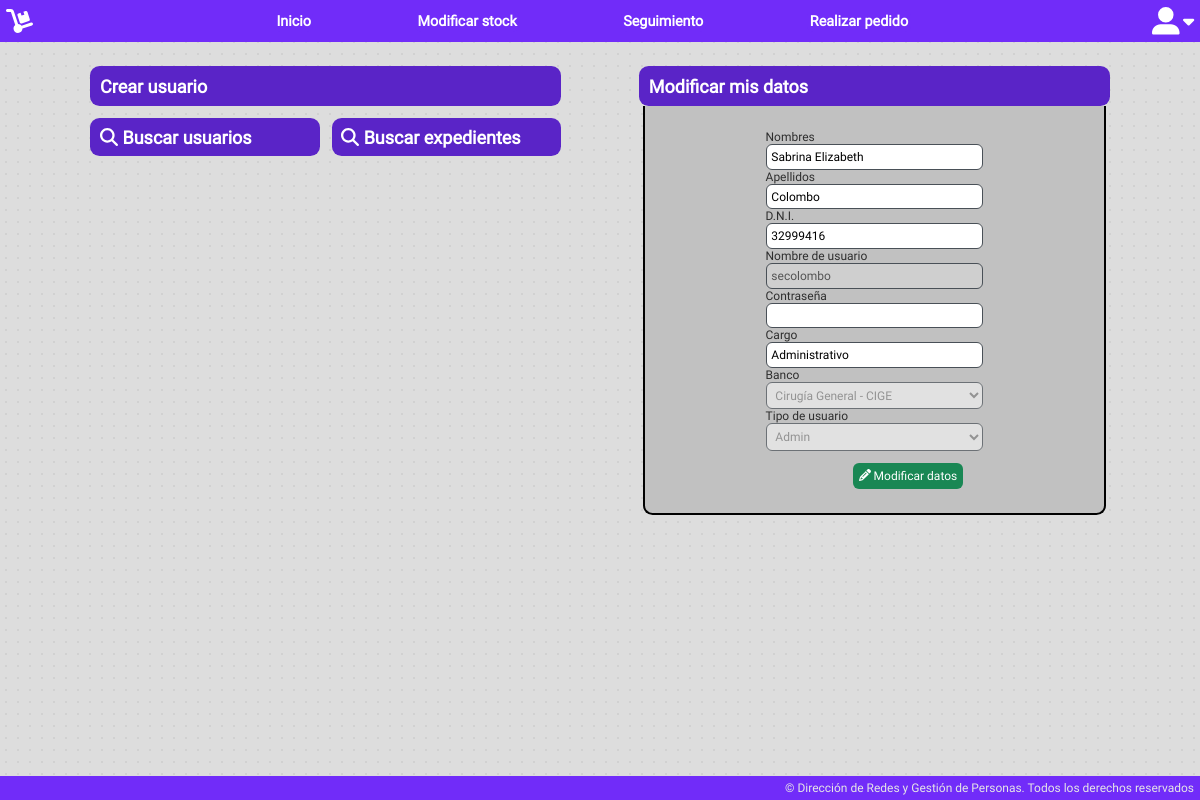
Screenshot of /public/layouts/profile.php (signed in) with the database file from the repository.
### tables this page shows
CREATE TABLE `users` (
  `id` int(11) NOT NULL,
  `nombre` varchar(255) NOT NULL,
  `apellido` varchar(255) NOT NULL,
  `dni` int(10) NOT NULL,
  `username` varchar(255) NOT NULL,
  `password` varchar(255) NOT NULL,
  `cargo` varchar(255) NOT NULL,
  `tipo_usuario` varchar(255) NOT NULL,
  `banco` varchar(255) NOT NULL,
  `ref` varchar(255) NOT NULL,
  `firma` longtext NOT NULL,
  `matricula` varchar(255) NOT NULL
);

### app/db/user.php (called while the page is built, shortened)
<?php
require_once 'db.php';
class User extends DB
{
    private $nombre;
    private $apellido;
    private $cargo;
    private $tipo_usuario;
    private $dni;
    private $username;
    private $banco;
    public function setUser($user)
    {
        $query = $this->connect()->prepare('SELECT nombre, apellido, password, cargo, tipo_usuario, dni, username, banco, matricula FROM users WHERE username = :user');
        $query->execute(['user' => $user]);
        if ($query->rowCount()) {
            $result = $query->fetch(PDO::FETCH_ASSOC);
            $this->nombre = $result['nombre'];
            $this->apellido = $result['apellido'];
            $this->cargo = $result['cargo'];
            $this->tipo_usuario = $result['tipo_usuario'];
            $this->dni = $result['dni'];
            $this->username = $result['username'];
            $this->banco = $result['banco'];
        }
    }
    public function getNombre() {
        return $this->nombre;
    }
    public function getApellido() {
        return $this->apellido;
    }
    public function getCargo() {
        return $this->cargo;
    }
    public function getDni() {
        return $this->dni;
    }
    public function getUsername() {
        return $this->username;
    }
    public function getBanco() {
        return $this->banco;
    }
    public function getTipo_usuario() {
        return $this->tipo_usuario;
    }
}

### app/db/db.php (called while the page is built)
<?php
class DB
{
    private $host;
    private $db;
    private $user;
    private $password;
    private $charset;
    public function __construct()
    {
        $this->host     = 'localhost';
        $this->db       = 'banco';
        $this->user     = 'root';
        $this->password = 'root';
        $this->charset  = 'utf8mb4';
    }
    function connect()
    {
        try {
            $connection = "mysql:host=" . $this->host . ";dbname=" . $this->db . ";charset=" . $this->charset;
            $options = [
                PDO::ATTR_ERRMODE => PDO::ERRMODE_EXCEPTION,
                PDO::ATTR_EMULATE_PREPARES => false,
            ];
            $pdo = new PDO($connection, $this->user, $this->password, $options);
            return $pdo;
        } catch (PDOException $e) {
            print_r('Error connection: ' . $e->getMessage());
        }
    }
}

### public/layouts/profile.php (the view, shortened to what this page needs)
<?php
require_once '../../app/db/user.php';
require_once '../../app/db/db.php';
$user = new User();
$userSession = new UserSession();
$currentUser = $userSession->getCurrentUser();
$user->setUser($currentUser);
$db = new DB();
$pdo = $db->connect();
$permisosUsuario = $user->getTipo_usuario();
?>
<?php include_once 'bases/header.php'; ?>
<link rel="stylesheet" href="/Banco/public/css/profile.css">
	<article>
		<?php
		if ($permisosUsuario == "Admin" | $permisosUsuario == "SuperAdmin") {
		?>
			<div class="accordion">
			<div class="accordion-item">
				<h2 class="accordion-heading">Crear usuario</h2>
			</div>
			<div class="botones">
				<a class="btn-tematico" href="/Banco/app/search/user.php"><i class="fa-solid fa-magnifying-glass"></i> Buscar usuarios</a>
				<a class="btn-tematico" href="/Banco/app/search/expediente.php"><i class="fa-solid fa-magnifying-glass"></i> Buscar expedientes</a>
			</div>
		</div>
		<?php
		}
		?>
		<div class="datosForm">
			<h2 class="datos-cabeza">Modificar mis datos</h2>
			<div class="datos-contenido">
				<form action="/Banco/app/profile/modificar.php" method="post">
					<label for="nombre">Nombres</label>
					<input type="text" name="nombre" value="<?php echo $user->getNombre(); ?>" required>
					<label for="apellido">Apellidos</label>
					<input type="text" name="apellido" value="<?php echo $user->getApellido(); ?>" required>
					<label for="dni">D.N.I.</label>
					<input type="text" name="dni" value="<?php echo $user->getDni(); ?>" required>
					<label for="username">Nombre de usuario</label>
					<input type="text" name="username" value="<?php echo $user->getUsername(); ?>" required disabled>
					<label for="password">Contraseña</label>
					<input type="password" name="password">
					<label for="cargo">Cargo</label>
					<input type="text" name="cargo" value="<?php echo $user->getCargo(); ?>" required>
					<label for="banco">Banco</label>
					<select name="banco" required disabled>
						<?php
						try {
							$stmt = $pdo->prepare("SELECT id, banco, siglas FROM bancos");
							$stmt->execute();
							while ($row = $stmt->fetch(PDO::FETCH_ASSOC)) {
								$banco = $row['banco'];
								$siglas = $row['siglas'];
								if ($user->getBanco() == $siglas) {
									echo "<option value='$siglas' selected>$banco - $siglas</option>";
								} else {
									echo "<option value='$siglas'>$banco - $siglas</option>";
								}
							}
						} catch (PDOException $e) {
							echo 'Error: ' . $e->getMessage();
						}
						?>
					</select>
					<label for="tipo_usuario">Tipo de usuario</label>
					<select name="tipo_usuario" required disabled>
						<option value="Admin" <?php if ($user->getTipo_usuario() == "Admin") echo "selected"; ?>>Admin</option>
					</select>
					<button type="submit" class="btn-verde"><i class="fa-solid fa-pencil"></i> Modificar datos</button>
				</form>
			</div>
		</div>
	</article>
	<?php include_once 'bases/footer.php'; ?>
</body>
</html>

### public/css/header.css (style rules this page uses)
* { margin: 0; padding: 0; box-sizing: border-box; font-family: "Roboto", sans-serif; }
html { height: 100%; width: 100%; }
body { height: 100%; width: 100%; margin: 0; background-color: #dddddd; background-image: radial-gradient(#cfcfcfd4 0.1vw, transparent 0); background-size: 1vw 1vw; background-position: -19vw -19vw; }

### public/css/base.css (style rules this page uses)
:root { --color1: #5a24c7; --color2: #712cf9; --color3: #491da1; --color4: #37167a; --color5: #1b0b3b; }
article { padding: 1vw; width: 100%; min-height: calc(100% - 5.5vw); display: flex; flex-direction: column; color: #2e2e2e; font-size: 1vw; }
.btn-verde { color: #fff; background-color: #198754; border: #198754; padding: 0.5vw; border-radius: 0.5vw; font-size: 1vw; cursor: pointer; transition: all 0.15s ease-in-out; }
.btn-tematico { color: #fff; background-color: var(--color1); border: var(--color3); padding: 0.5vw; border-radius: 0.5vw; font-size: 1vw; cursor: pointer; transition: all 0.15s ease-in-out; }
input, select, textarea { padding: 0.4vw; font-size: 1vw; border: 0.1vw #495057 solid; border-radius: 0.5vw; }

### public/css/profile.css (style rules this page uses)
form { margin-top: 1vw; display: flex; flex-direction: column; width: 50%; justify-content: center; align-content: center; }
form button { width: max-content; margin: 1vw; margin-left: 40%; }
.accordion-heading { cursor: pointer; background-color: var(--color1); color: #fff; padding: 0.8vw; margin: 1vw 0 0 0; border-radius: 0.8vw; transition: all 0.3s ease-in-out; width: 100%; }
.accordion-item { display: flex; flex-direction: column; flex-wrap: nowrap; align-content: center; justify-content: center; align-items: center; width: 100%; }
.accordion { width: 40%; }
.botones { margin: 1vw 0 0 0; display: grid; grid-template-columns: repeat(2, 1fr); grid-gap: 1vw; }
.botones a { font-size: 1.5vw; font-weight: 600; padding: .7vw .8vw; border-radius: 0.8vw; text-decoration: none; }
article { display: flex; flex-direction: row; flex-wrap: wrap; align-content: flex-start; justify-content: space-evenly; align-items: flex-start; }
.datosForm { display: flex; flex-direction: column; flex-wrap: nowrap; align-content: center; justify-content: center; align-items: center; width: 40%; }
.datos-cabeza { background-color: var(--color1); color: #fff; padding: 0.8vw; margin: 1vw 0 0 0; border-radius: 0.8vw; transition: all 0.3s ease-in-out; width: 100%; }
.datos-contenido { max-height: 35vw; transition: max-height 0.3s ease-in; background-color: #c1c1c1; border-radius: 0 0 0.8vw 0.8vw; padding: 1vw; border-color: #000; border-style: solid; border-width: 0 0.2vw 0.2vw 0.2vw; width: 98.5%; justify-content: center; display: flex; }
input, select { width: 100%; }

### rows the page displays
users: nombre "Sabrina Elizabeth", apellido "Colombo", dni "32999416", username "secolombo", cargo "Administrativo", tipo_usuario "Admin"

### other values shown
form field banco "Cirugía General - CIGE"
